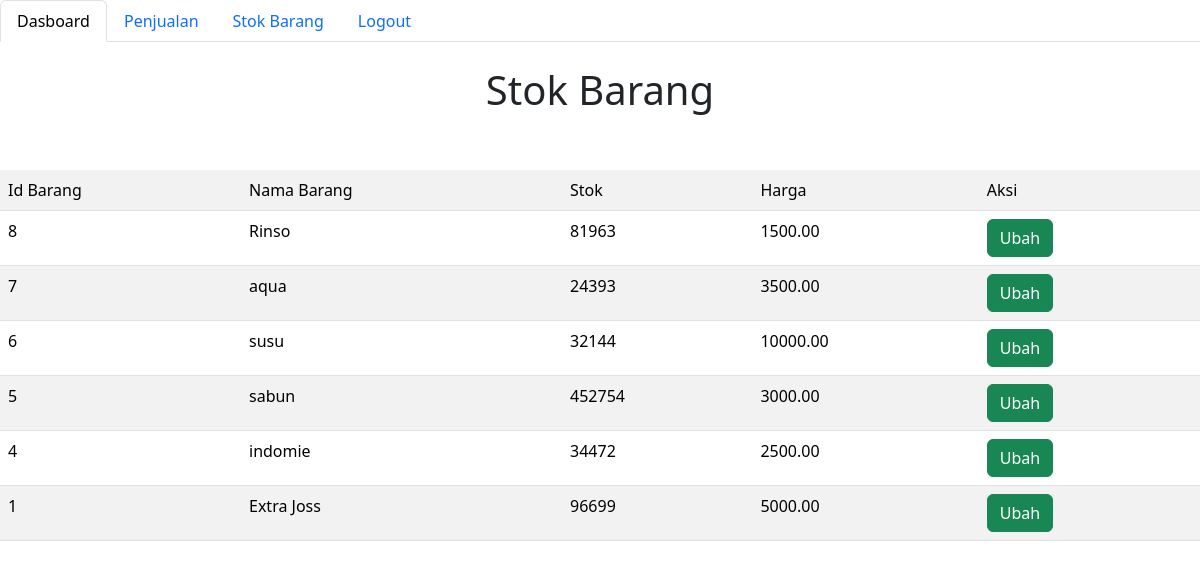
/UKK_12/petugas/v_stok_barang.php (signed in), run on the app's committed database.
### tables this page shows
CREATE TABLE `tb_barang` (
  `id_barang` int(11) NOT NULL,
  `nama_barang` varchar(255) NOT NULL,
  `stok_barang` int(11) NOT NULL,
  `harga_barang` decimal(10,2) NOT NULL
);

### UKK_12/petugas/v_stok_barang.php (the view, shortened to what this page needs)
<!DOCTYPE html>
<html lang="en">
<head>
</head>
<body>
  <?php include "navbar.php" ?>
  <center>
    <h1>Stok Barang</h1>
  </center>
  <br>
  <br>
  <table class="table table-striped">
    <tr>
      <td>Id Barang</td>
      <td>Nama Barang</td>
      <td>Stok</td>
      <td>Harga</td>
      <td colspan="2">Aksi</td>
    </tr>
    <?php
    include "../config.php";
    $sql = mysqli_query($koneksi, 'SELECT * FROM tb_barang ORDER BY id_barang DESC');
    foreach ($sql as $barang) {
    ?>
      <tr>
        <td><?= $barang['id_barang'] ?> </td>
        <td><?= $barang['nama_barang'] ?></td>
        <td><?= $barang['stok_barang'] ?></td>
        <td><?= $barang['harga_barang'] ?></td>
        <td><a href="v_ubah_barang.php?id_barang=<?= $barang['id_barang'] ?>" class="btn btn-success">Ubah</a></td>
      </tr>
    <?php } ?>
  </table>
</body>
</html>

### UKK_12/petugas/navbar.php (shortened to what this page needs)
<!DOCTYPE html>
<html lang="en">
<head>
<link rel="stylesheet" href="	https://cdn.jsdelivr.net/npm/bootstrap@5.3.2/dist/css/bootstrap.min.css">
</head>
<body>
<ul class="nav nav-tabs">
  <li class="nav-item">
    <a class="nav-link active" aria-current="active" href="index.php">Dasboard</a>
  </li>
  <li class="nav-item">
    <a class="nav-link" href="v_penjualan.php">Penjualan</a>
  </li>
  <li class="nav-item">
    <a class="nav-link" href="v_stok_barang.php">Stok Barang</a>
  </li>
  <li class="nav-item">
    <a class="nav-link " href="logout.php">Logout</a>
  </li>
</ul>
<br>
</body>
</html>

### data on the page
tb_barang: id_barang "8", nama_barang "Rinso", stok_barang "81963", harga_barang "1500.00"
tb_barang: id_barang "7", nama_barang "aqua", stok_barang "24393", harga_barang "3500.00"
tb_barang: id_barang "6", nama_barang "susu", stok_barang "32144", harga_barang "10000.00"
tb_barang: id_barang "5", nama_barang "sabun", stok_barang "452754", harga_barang "3000.00"
tb_barang: id_barang "4", nama_barang "indomie", stok_barang "34472", harga_barang "2500.00"
tb_barang: id_barang "1", nama_barang "Extra Joss", stok_barang "96699", harga_barang "5000.00"
